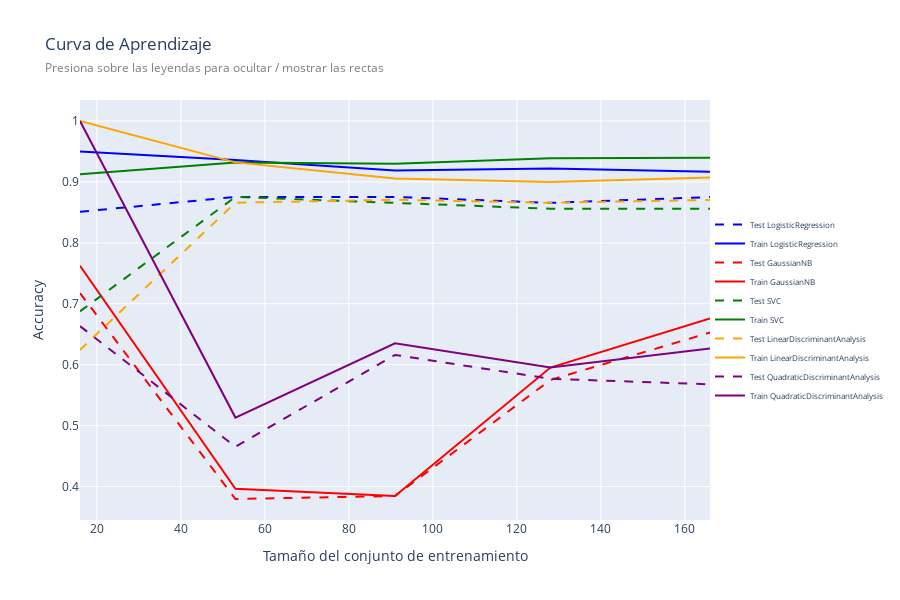

Here is the notebook cell this chart was saved with:
### Markdown cell above
Se observa que los clasificadores con mayor precisión son la regresión logística y el Análisis Discriminante Lineal (LDA), con valores de 0.79 en ambos casos. Esto indica que tienen un rendimiento generalmente bueno en términos de predicciones correctas.

Del mismo modo, el clasificador LDA y la regresión logística obtuvieron los valores más altos en términos de precisión, con valores de 0.65 y 0.63 respectivamente. Esto indica que estos clasificadores tienen una baja tasa de falsos positivos.

Por otro lado, al observar la métrica de Recall, se puede notar que los clasificadores de Naive Bayes y QDA presentan valores perfectos (1.0), lo que indica que clasificaron todas las instancias positivas correctamente. Les siguen los clasificadores de regresión logística y LDA, con valores de Recall de 0.82 y 0.76 respectivamente.

Ahora bien, el modelo de regresión logística y LDA son los clasificadores con mayor puntuación F1, con valores de 0.71 y 0.70 respectivamente, lo cual indica un equilibrio en términos de precisión y recall (tasa de falsos positivos y falsos negativos). Sin embargo, es importante notar que el clasificador Naive Bayes y SVC presentan valores cercanos, con 0.69 y 0.64 respectivamente.

Al observar el área bajo la curva ROC, que mide la capacidad del modelo para distinguir entre las clases positiva y negativa, se puede observar que la regresión logística, Naive Bayes y LDA poseen los mayores valores, con 0.80, 0.79 y 0.78 respectivamente.

### Code cell
# Crear una lista con los resultados de Learning Curve de diferentes modelos
learning_scores = [dfLearningCurve_log, dfLearningCurve_nb, dfLearningCurve_svc, dfLearningCurve_lda, dfLearningCurve_qda]

# Concatenar los resultados de Learning Curve en un solo DataFrame
df_learning = pd.concat(learning_scores, axis=0)

# Crear una lista vacía para almacenar las trazas de los modelos
traces = []

# Definir una lista de colores para las líneas
colors = ['blue', 'red', 'green', 'orange', 'purple']

# Iterar sobre los modelos únicos en el DataFrame df_learning
# Cada modelo representa una capa en el gráfico Learning rate
for i, model in enumerate(df_learning['Classifier'].unique()):
    # Filtrar los datos del modelo actual
    model_data = df_learning[df_learning['Classifier'] == model]

    # Crear una traza para el modelo actual
    testTrace = go.Scatter(
        x=model_data['train_sizes'],
        y=model_data['test_scores'],
        mode='lines',
        name=f'Test {model}',
        line=dict(color=colors[i], dash='dash')
    )
    
    # Agregar la traza a la lista de trazas
    traces.append(testTrace)
    
    # Crear una traza para el modelo actual
    trainTrace = go.Scatter(
        x=model_data['train_sizes'],
        y=model_data['train_scores'],
        mode='lines',
        line=dict(color=colors[i]),
        name=f'Train {model}'
    )
    
    # Agregar la traza a la lista de trazas
    traces.append(trainTrace)


# Definir el diseño del gráfico
layout = go.Layout(
    title='Curva de Aprendizaje',
    xaxis=dict(title='Tamaño del conjunto de entrenamiento'),
    yaxis=dict(title='Accuracy'),
    showlegend=True,
    legend=dict(x=1, y=0.5, font=dict(size=8)),
    height=600,
    width=900
)

# Añade un subtítulo
layout['title']['text'] += '<br><span style="font-size: 12px; color: gray;">Presiona sobre las leyendas para ocultar / mostrar las rectas</span>'

# Crear la figura del gráfico con las trazas y el diseño
fig = go.Figure(data=traces, layout=layout)

# Mostrar el gráfico
fig.show()

### Figure 1 — Plotly figure (JSON) as saved in the notebook; plotly's stock layout.template omitted (floating-point values rounded to 4 significant figures)
{"data": [{"line": {"color": "blue", "dash": "dash"}, "mode": "lines", "name": "Test LogisticRegression", "type": "scatter", "x": [16, 53, 91, 128, 166], "y": [0.851, 0.8754, 0.8754, 0.8656, 0.8751]}, {"line": {"color": "blue"}, "mode": "lines", "name": "Train LogisticRegression", "type": "scatter", "x": [16, 53, 91, 128, 166], "y": [0.95, 0.9358, 0.9187, 0.9219, 0.9169]}, {"line": {"color": "red", "dash": "dash"}, "mode": "lines", "name": "Test GaussianNB", "type": "scatter", "x": [16, 53, 91, 128, 166], "y": [0.7175, 0.3796, 0.3844, 0.5749, 0.6527]}, {"line": {"color": "red"}, "mode": "lines", "name": "Train GaussianNB", "type": "scatter", "x": [16, 53, 91, 128, 166], "y": [0.7625, 0.3962, 0.3846, 0.5953, 0.6759]}, {"line": {"color": "green", "dash": "dash"}, "mode": "lines", "name": "Test SVC", "type": "scatter", "x": [16, 53, 91, 128, 166], "y": [0.6876, 0.8754, 0.8656, 0.856, 0.856]}, {"line": {"color": "green"}, "mode": "lines", "name": "Train SVC", "type": "scatter", "x": [16, 53, 91, 128, 166], "y": [0.9125, 0.9321, 0.9297, 0.9391, 0.9398]}, {"line": {"color": "orange", "dash": "dash"}, "mode": "lines", "name": "Test LinearDiscriminantAnalysis", "type": "scatter", "x": [16, 53, 91, 128, 166], "y": [0.6243, 0.8659, 0.8707, 0.8657, 0.8705]}, {"line": {"color": "orange"}, "mode": "lines", "name": "Train LinearDiscriminantAnalysis", "type": "scatter", "x": [16, 53, 91, 128, 166], "y": [1, 0.9321, 0.9055, 0.9, 0.9072]}, {"line": {"color": "purple", "dash": "dash"}, "mode": "lines", "name": "Test QuadraticDiscriminantAnalysis", "type": "scatter", "x": [16, 53, 91, 128, 166], "y": [0.6633, 0.4653, 0.616, 0.5769, 0.5678]}, {"line": {"color": "purple"}, "mode": "lines", "name": "Train QuadraticDiscriminantAnalysis", "type": "scatter", "x": [16, 53, 91, 128, 166], "y": [1, 0.5132, 0.6352, 0.5953, 0.6265]}], "layout": {"height": 600, "legend": {"font": {"size": 8}, "x": 1, "y": 0.5}, "showlegend": true, "title": {"text": "Curva de Aprendizaje<br><span style=\"font-size: 12px; color: gray;\">Presiona sobre las leyendas para ocultar / mostrar las rectas</span>"}, "width": 900, "xaxis": {"autorange": true, "range": [16, 166], "title": {"text": "Tamaño del conjunto de entrenamiento"}, "type": "linear"}, "yaxis": {"autorange": true, "range": [0.3451, 1.034], "title": {"text": "Accuracy"}, "type": "linear"}}}
